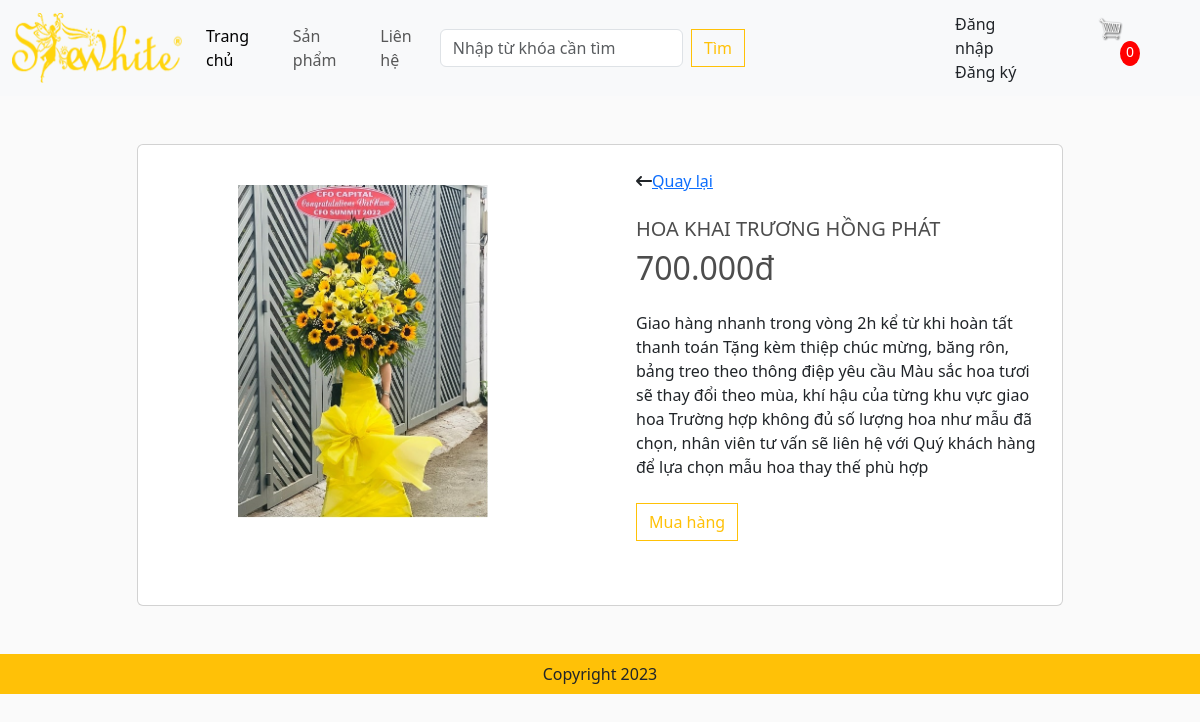
Screenshot of /detail/?id=3 with the database file from the repository.
### app/models.py (models this page shows, shortened)
class Product(models.Model):
    name = models.CharField(max_length=200,null=True)
    price = models.FloatField()
    image = models.ImageField(null=True,blank=True)
    digital = models.BooleanField(default=False,null=True,blank=False)
    detail = models.TextField(null=True,blank=True)
    @property
    def ImageURL(self):
        try:
            url = self.image.url
        except:
            url = ''
        return url

### app/views.py (the view)
# urls.py: path('detail/', views.detail, name="detail"),
def detail(request):
    if request.user.is_authenticated:
        customer = request.user
        order, created = Order.objects.get_or_create(customer = customer, complete = False)
        items = order.orderitems_set.all()
        cartItems = order.get_cart_items
        user_not_login = "hidden"
        user_login = "show"
    else:
        items = [],
        order = {'get_cart_items':0, 'get_cart_total':0}
        cartItems = order['get_cart_items']
        user_not_login = "show"
        user_login = "hidden"
    id = request.GET.get('id','')
    products = Product.objects.filter(id=id)
    context = {'items':items, 'order':order,'cartItems':cartItems,'user_not_login':user_not_login,
               'user_login':user_login,'products':products}
    return render(request,'app/detail.html', context)

### app/templates/app/detail.html (shortened to what this page needs)
<!DOCTYPE html>
{% extends 'app/base.html' %}
{% load static %}
{% block register %}
{% for product in products %}
   <div class="container mt-5 mb-5">
    <div class="row d-flex justify-content-center">
        <div class="col-md-10">
            <div class="card">
                <div class="row">
                    <div class="col-md-6">
                        <div class="images p-3">
                            <div class="text-center p-4"> <img id="main-image" src="{{product.ImageURL}}" width="250" /> </div>
                        </div>
                    </div>
                    <div class="col-md-6">
                        <div class="product p-4">
                            <div class="d-flex justify-content-between align-items-center">
                                <div class="d-flex align-items-center"> <i class="fa fa-long-arrow-left"></i>
                                <span class="ml-1"><a href="{%url 'home' %}">Quay lại</a></span> </div>
                            </div>
                            <div class="mt-4 mb-3">
                                <h5 class="text-uppercase">{{product.name}}</h5>
                                <div class="price d-flex flex-row align-items-center" style="float:none">
                                    <div class="ml-2"><h2>{{product.price | floatformat:3}}đ</h2>  </div>
                                </div>
                            </div>
                            <p class="about">{{product.detail}}</p>
                            <div class="cart mt-4 align-items-center">
                                <button data-product={{product.id}} data-action='add' class="btn btn-outline-warning add-btn update-cart">Mua hàng</button>
                            </div>
                        </div>
                    </div>
                </div>
            </div>
        </div>
    </div>
</div>
{% endfor %}
{% endblock register %}

### app/static/app/css/main.css (style rules this page uses)
body { background-color: hsl(0, 0%, 98%); }
h1,h2,h3,h4,h5,h6 { color:hsl(0, 0%, 30%); }
.product { border-radius: 0 0 4px 4px; margin-bottom:40px }
.price { display:inline-block; float:right; font-weight:bold; }
.btn { border-radius: 0; }

### rows the page displays
Product: ImageURL (picture), name "HOA KHAI TRƯƠNG HỒNG PHÁT", price "700.000", detail "Giao hàng nhanh trong vòng 2h kể từ khi hoàn tất thanh toán Tặng kèm thiệp chúc mừng, băng rôn, bảng treo theo thông điệp yêu cầu Màu sắc hoa tươi sẽ thay đổi theo mùa, khí hậu của từng khu vực giao hoa Trường hợp không đủ số lượng hoa như mẫu đã chọn, nhân viên tư vấn sẽ liên hệ với Quý khách hàng để lựa chọn mẫu hoa thay thế phù hợp"

### other values shown
{{ cartItems }} "0"
